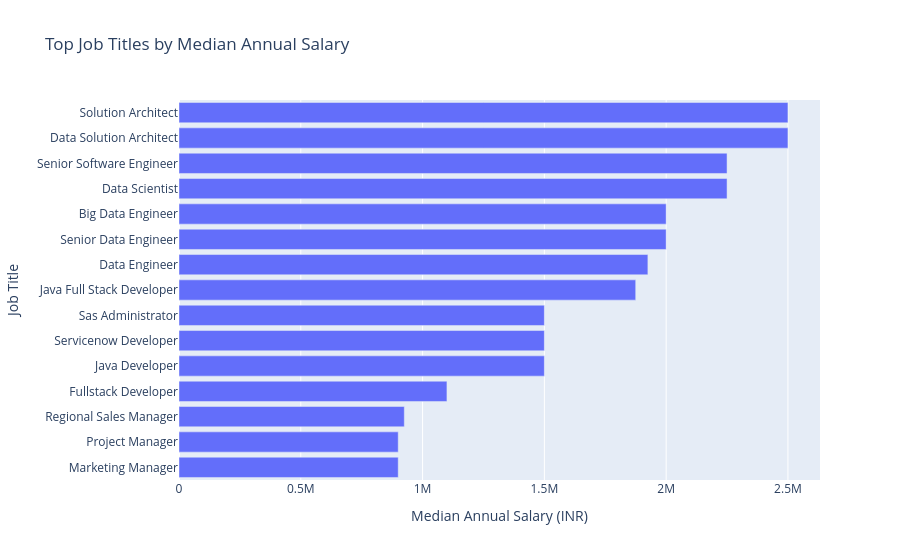

The code cell stored with this chart in its notebook:
### Code cell
job_salary = (
    df_clean.groupby("title")
    .agg(
        Median_Salary=("target_salary", "median"),
        Number_of_Jobs=("target_salary", "size")
    )
    .query("Number_of_Jobs >= 20")
    .sort_values("Median_Salary", ascending=False)
    .head(15)
    .reset_index()
)

display(job_salary)

fig = px.bar(
    job_salary.sort_values("Median_Salary"),
    x="Median_Salary",
    y="title",
    orientation="h",
    title="Top Job Titles by Median Annual Salary",
    labels={
        "Median_Salary": "Median Annual Salary (INR)",
        "title": "Job Title"
    }
)

fig.show()

### Figure 1 — Plotly figure (JSON) as saved in the notebook; plotly's stock layout.template omitted (floating-point values rounded to 4 significant figures)
{"data": [{"hovertemplate": "Median Annual Salary (INR)=%{x}<br>Job Title=%{y}<extra></extra>", "legendgroup": "", "marker": {"color": "#636efa", "pattern": {"shape": ""}}, "name": "", "orientation": "h", "showlegend": false, "textposition": "auto", "type": "bar", "x": [900000.0, 900000.0, 925000.0, 1100000.0, 1500000.0, 1500000.0, 1500000.0, 1875000.0, 1925000.0, 2000000.0, 2000000.0, 2250000.0, 2250000.0, 2500000.0, 2500000.0], "xaxis": "x", "y": ["Marketing Manager", "Project Manager", "Regional Sales Manager", "Fullstack Developer", "Java Developer", "Servicenow Developer", "Sas Administrator", "Java Full Stack Developer", "Data Engineer", "Senior Data Engineer", "Big Data Engineer", "Data Scientist", "Senior Software Engineer", "Data Solution Architect", "Solution Architect"], "yaxis": "y"}], "layout": {"barmode": "relative", "legend": {"tracegroupgap": 0}, "title": {"text": "Top Job Titles by Median Annual Salary"}, "xaxis": {"anchor": "y", "domain": [0, 1], "title": {"text": "Median Annual Salary (INR)"}}, "yaxis": {"anchor": "x", "domain": [0, 1], "title": {"text": "Job Title"}}}}
